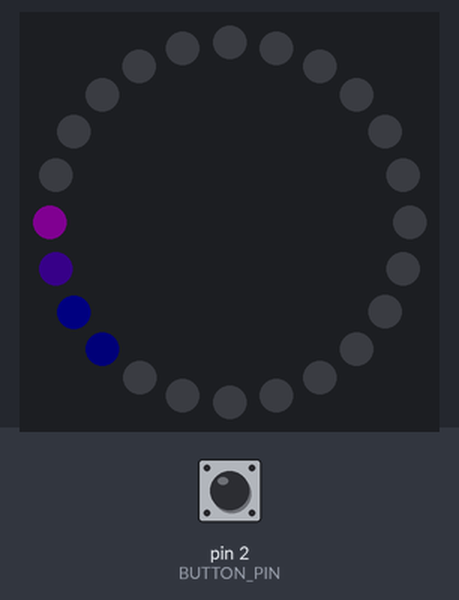
Simulated run of this sketch. Board: Arduino Uno, built with avr-gcc and run on an emulated ATmega328P. On the bench: 24 RGB LEDs in a ring, first at the top, clockwise. The test bench sets the inputs (shaded band); at power-on: pin 2 (BUTTON_PIN) HIGH. Dim RGB values are drawn brighter than linear.

Above: at 1.25 s.
1.3 s: pin 2 (BUTTON_PIN) pulled LOW for 0.15 s
At 1.37 s:
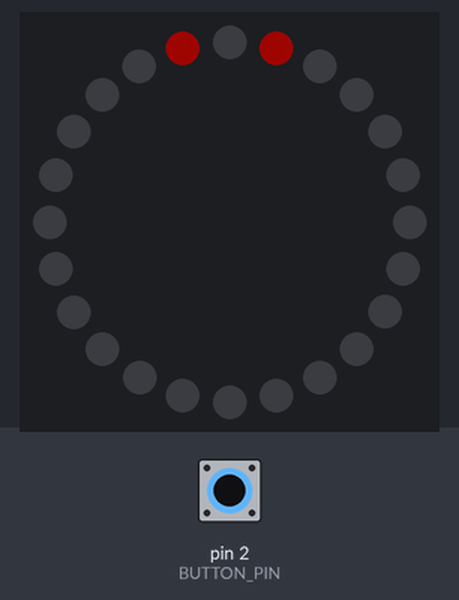
2.0 s: pin 2 (BUTTON_PIN) pulled LOW for 1 s
At 2.44 s:
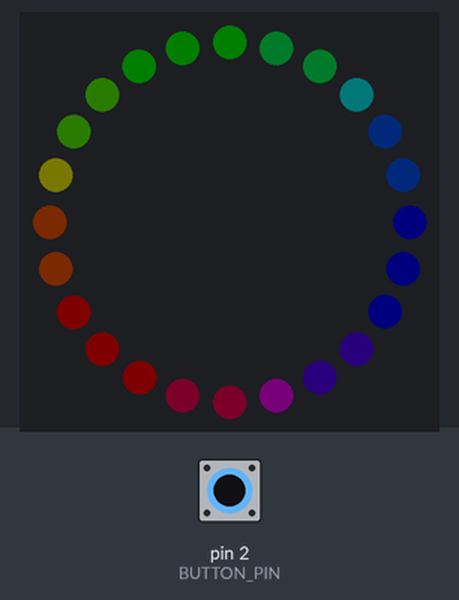
3.6 s: pin 2 (BUTTON_PIN) pulled LOW for 0.15 s
At 3.67 s:
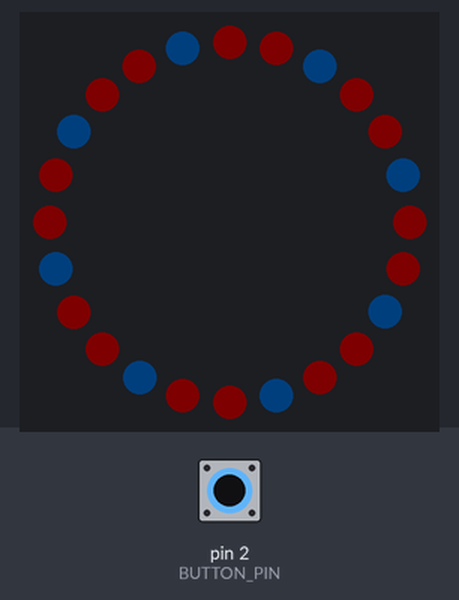
4.3 s: pin 2 (BUTTON_PIN) pulled LOW for 3.2 s
At 6.7 s:
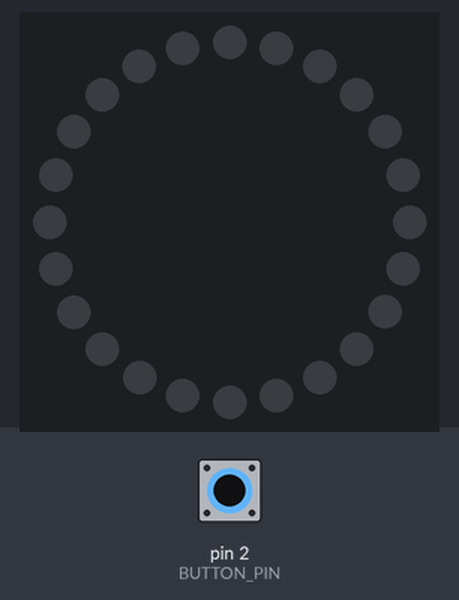
9.0 s: pin 2 (BUTTON_PIN) pulled LOW for 0.15 s
At 9.25 s:
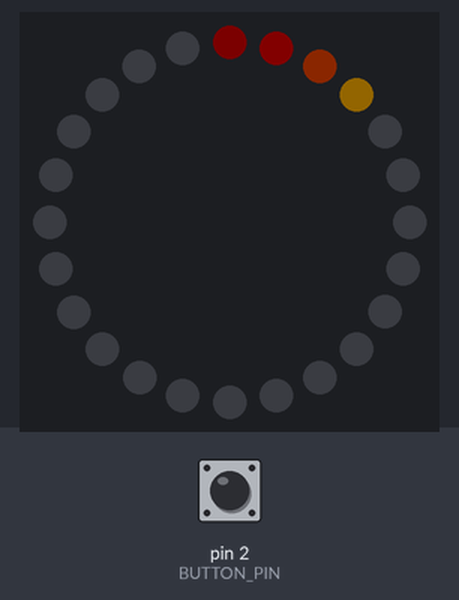
9.7 s: pin 2 (BUTTON_PIN) pulled LOW for 1 s
At 10.35 s:
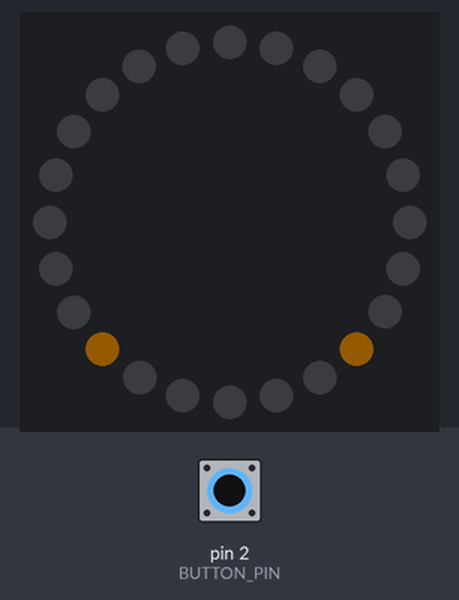

Measured:
- after the input at 2.0 s, the LEDs: change after 0.30 s (image 2)
- after the input at 4.3 s, the LEDs: first change at once (image 4 shows a later state)
- after the input at 9.0 s, the LEDs: first change after 0.05 s (image 5 shows a later state)

The sketch:

monocled.ino
```cpp
// MonocLED.ino
//
// Controls 1 NeoPixel RGBW ring to display a variety of patterns.
//
// Alex Troesch (c) 2016

#include <Adafruit_NeoPixel.h>

// Output pin for the NeoPixel ring
#define PIXEL_PIN 0
// Type of NeoPixels connected
#define PIXEL_TYPE NEO_GRBW + NEO_KHZ800
// Number of pixels in the ring
#define PIXEL_COUNT 24
// Pixel brightness, 0-255
#define BRIGHTNESS_LOW 4
#define BRIGHTNESS_MED 16
#define BRIGHTNESS_HIGH 32

// Input pin for the mode cycle button
// Must be GPIO#2 for Trinket since that is the only external interupt INT0
#define BUTTON_PIN 2
// Button debounce time in milliseconds
// Prevents button from being triggered too frequently
#define DEBOUNCE_TIME 250

// Mode definitions
#define MODE_OFF 0
#define MODE_COMET 1
#define MODE_BOUNCE 2
#define MODE_HIPPY 3
#define MODE_MELT 4
#define MODE_COUNT 5

// Animation patterns
enum Pattern {
  NONE,
  COLOR_WIPE,
  SCANNER,
  SLIDE,
  RAINBOW_CYCLE,
  THEATER_CHASE
};

// NeoPattern class
// Manages a Neopixel array with a simple animation loop.
//
// Must provide the number of pixels, output pin, and type of neopixels as
// defined in <Adafruit_NeoPixel.h>. Each Pattern value determines the animation
// loop and provides 3 parameters via the setPattern function. The interval
// controls the milliseconds between updates. The total_steps controls the total
// animation steps in the loop, this may need to be equal to the number of
// controled pixels for some loops and for others it will control the overall
// length of the animation given by interval * total_steps (in ms). Finally, the
// color parameter will set an additional background color for some modes.
//
// To add a new pattern you must update the Pattern enum, the update function,
// as well as add a new function to execute the pattern, usually called
// patternNameUpdate. There a few utility functions defined in the NeoPatterns
// class to assist in color calcuations: dimColor, red, green, blue, and wheel.
//
// Usage Example:
//
// NeoPatterns ring(PIXEL_COUNT, PIXEL_PIN, PIXEL_TYPE);
// void setup() {
//   ring.begin();
//   ring.setBrightness(127);
//   ring.setPattern(PATTERN, 60, 100, ring.Color(255, 0, 0));
// }
// void loop() {
//   ring.run();
// }
class NeoPatterns : public Adafruit_NeoPixel {
  public:
  NeoPatterns(uint16_t pixels, uint8_t pin, uint8_t type)
    : Adafruit_NeoPixel(pixels, pin, type) {}

  // Defines main animation loop
  void run() {
    // Delay until at least interval_ ms have elapsed
    if ((millis() - last_update_) < interval_) return;
    last_update_ = millis();
    // Compute next set of animation
    update(active_pattern_);
    // Pushes pixel data to the ring
    show();
    // Advance to next animatation state
    index_ = ++index_ % total_steps_;
  }

  // Update animation settings
  void setPattern(Pattern pattern, uint8_t interval, uint16_t total_steps,
                  uint32_t color) {
    active_pattern_ = pattern;
    interval_ = interval;
    total_steps_ = total_steps;
    color_ = color;
    index_ = 0;
  }

  private:
  void update(Pattern active) {
    switch(active) {
      case COLOR_WIPE:
        colorWipeUpdate();
        break;
      case SCANNER:
        scannerUpdate();
        break;
      case SLIDE:
        slideUpdate();
        break;
      case RAINBOW_CYCLE:
        rainbowCycleUpdate();
        break;
      case THEATER_CHASE:
        theaterChaseUpdate();
        break;
    }
  }

  void colorWipeUpdate() {
    setPixelColor(index_, color_);
  }

  void scannerUpdate() {
    for (int i = 0; i < PIXEL_COUNT; ++i) {
      setPixelColor(i, dimColor(getPixelColor(i)));
      if (i == index_) {
        setPixelColor(i, wheel(((i * 256 / PIXEL_COUNT) + index_) & 255));
      }
    }
  }

  void slideUpdate() {
    uint32_t color = wheel((index_ * 256 / (3 * PIXEL_COUNT)) & 255);
    for (int i = 0; i < PIXEL_COUNT; ++i) {
      setPixelColor(i, Color(0,0,0));
      if (i == index_ % PIXEL_COUNT ||
          i == (3 * PIXEL_COUNT - index_) % PIXEL_COUNT) {
        setPixelColor(i, color);
      }
    }
  }

  void rainbowCycleUpdate() {
    for (int i = 0; i < PIXEL_COUNT; ++i) {
      setPixelColor(i, wheel(((i * 256 / PIXEL_COUNT) + index_) & 255));
    }
  }

  void theaterChaseUpdate() {
    for(int i = 0; i < PIXEL_COUNT; ++i) {
      if ((i + index_) % 3 == 0) {
        setPixelColor(i, color_);
      } else {
        setPixelColor(i, wheel(index_ & 255));
      }
    }
  }

  // Calculate 50% dimmed version of a color
  uint32_t dimColor(uint32_t color) {
    uint32_t dimColor = Color(red(color) >> 1,
                              green(color) >> 1,
                              blue(color) >> 1);
    return dimColor;
  }

  // Returns the red component of a 32-bit color
  uint8_t red(uint32_t color) {
    return (color >> 16) & 0xFF;
  }

  // Returns the green component of a 32-bit color
  uint8_t green(uint32_t color) {
    return (color >> 8) & 0xFF;
  }

  // Returns the blue component of a 32-bit color
  uint8_t blue(uint32_t color) {
    return color & 0xFF;
  }

  // Input a value 0 to 255 to get a color value.
  // The colors are a transition r -> g -> b -> r.
  uint32_t wheel(byte wheel_pos) {
    wheel_pos = 255 - wheel_pos;

    if (wheel_pos < 85) {
      return Color(255 - wheel_pos * 3, 0, wheel_pos * 3);
    } else if (wheel_pos < 170) {
      wheel_pos -= 85;
      return Color(0, wheel_pos * 3, 255 - wheel_pos * 3);
    } else {
      wheel_pos -= 170;
      return Color(wheel_pos * 3, 255 - wheel_pos * 3, 0);
    }
  }

  Pattern active_pattern_;  // Which pattern is running
  unsigned long interval_;  // Milliseconds between pixel updates
  unsigned long last_update_;  // Time of last update in milliseconds

  uint32_t color_;  // What color is in use
  uint16_t total_steps_;  // Total number of steps in the pattern
  uint16_t index_;  // Current step within the pattern
};

// Setup
NeoPatterns ring(PIXEL_COUNT, PIXEL_PIN, PIXEL_TYPE);

// Initialize ring state
// Must be volatile as the state is modified by interupts
volatile uint8_t display_mode = MODE_COMET;
volatile unsigned long last_press = 0;

// Called on INT0 HIGH -> LOW
void buttonHandler() {
    if (millis() - last_press > DEBOUNCE_TIME) {
        last_press = millis();
        display_mode = ++display_mode % MODE_COUNT;
        switchMode(display_mode);
    }
}

// Switch between mode presets
void switchMode(uint8_t mode) {
  switch (mode) {
    case MODE_OFF:
      ring.setPattern(COLOR_WIPE, 75, PIXEL_COUNT, 0);
      break;
    case MODE_COMET:
      ring.setBrightness(BRIGHTNESS_HIGH);
      ring.setPattern(SCANNER, 65, PIXEL_COUNT, 0);
      break;
    case MODE_BOUNCE:
      ring.setPattern(SLIDE, 65, PIXEL_COUNT, 0);
      break;
    case MODE_HIPPY:
      ring.setBrightness(BRIGHTNESS_LOW);
      ring.setPattern(RAINBOW_CYCLE, 3, 255, 0);
      break;
    case MODE_MELT:
      ring.setPattern(THEATER_CHASE, 65, 255, ring.Color(0, 127, 255));
      break;
  }
}

// Initial setup, runs once upon boot
void setup() {
    // Set the button pin to input and fire an interupt
    pinMode(BUTTON_PIN, INPUT_PULLUP);
    attachInterrupt(0, buttonHandler, FALLING);

    ring.begin();
    switchMode(display_mode);
}

// Main loop, runs repeatedly
void loop() {
    ring.run();
}
```
